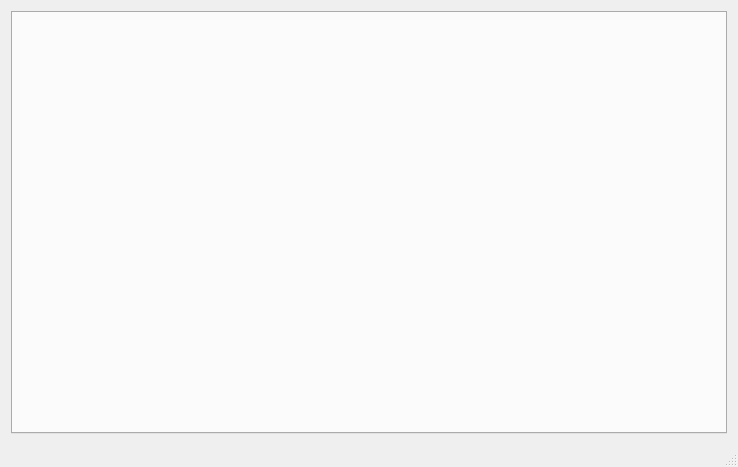
<?xml version="1.0" encoding="UTF-8"?>
<ui version="4.0">
 <class>MainWindow</class>
 <widget class="QMainWindow" name="MainWindow">
  <property name="geometry">
   <rect>
    <x>0</x>
    <y>0</y>
    <width>738</width>
    <height>467</height>
   </rect>
  </property>
  <property name="windowTitle">
   <string>MainWindow</string>
  </property>
  <widget class="QWidget" name="centralWidget">
   <layout class="QGridLayout" name="gridLayout">
    <item row="0" column="0">
     <widget class="QTabWidget" name="tabWidget">
      <property name="currentIndex">
       <number>-1</number>
      </property>
     </widget>
    </item>
   </layout>
  </widget>
  <widget class="QStatusBar" name="statusBar"/>
 </widget>
 <layoutdefault spacing="6" margin="11"/>
 <resources/>
 <connections/>
</ui>
